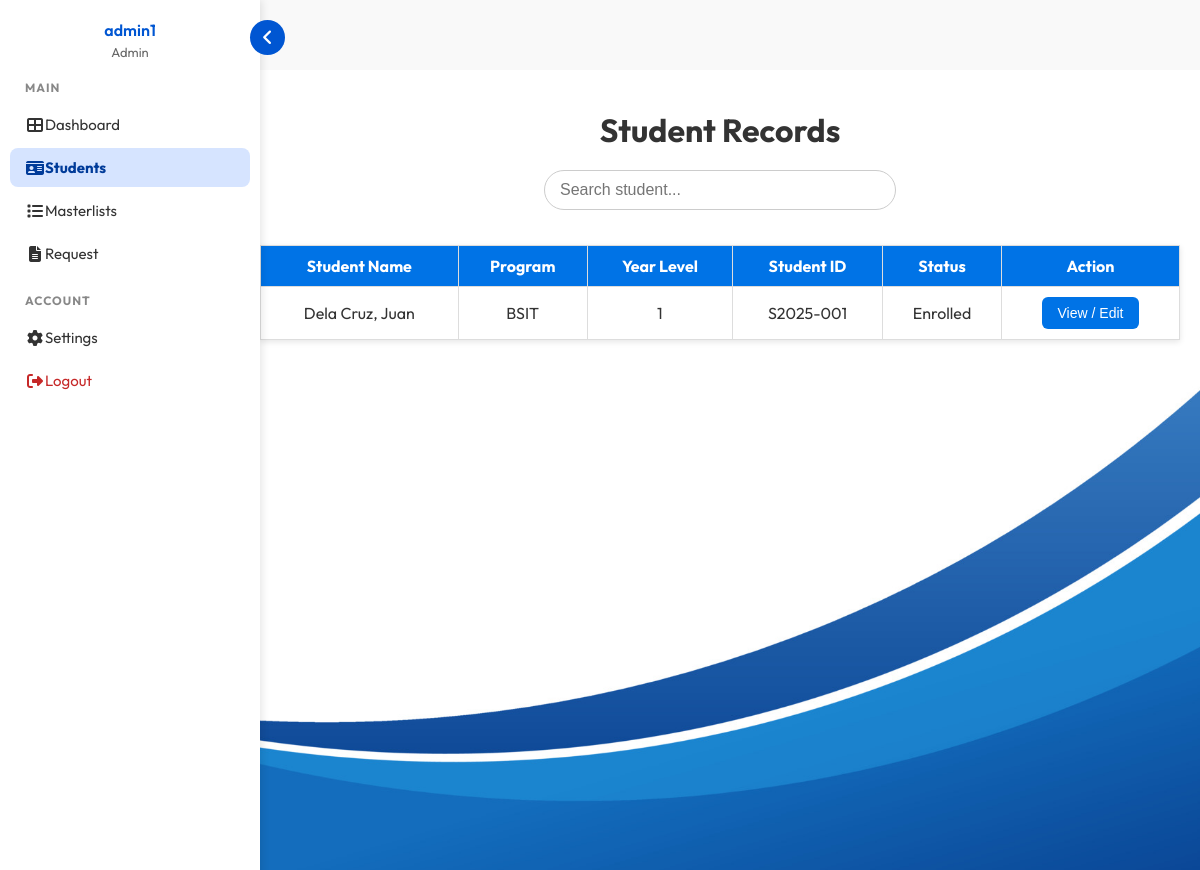
Page /staff/StudentInfo.php (signed in) on the earlier database version.
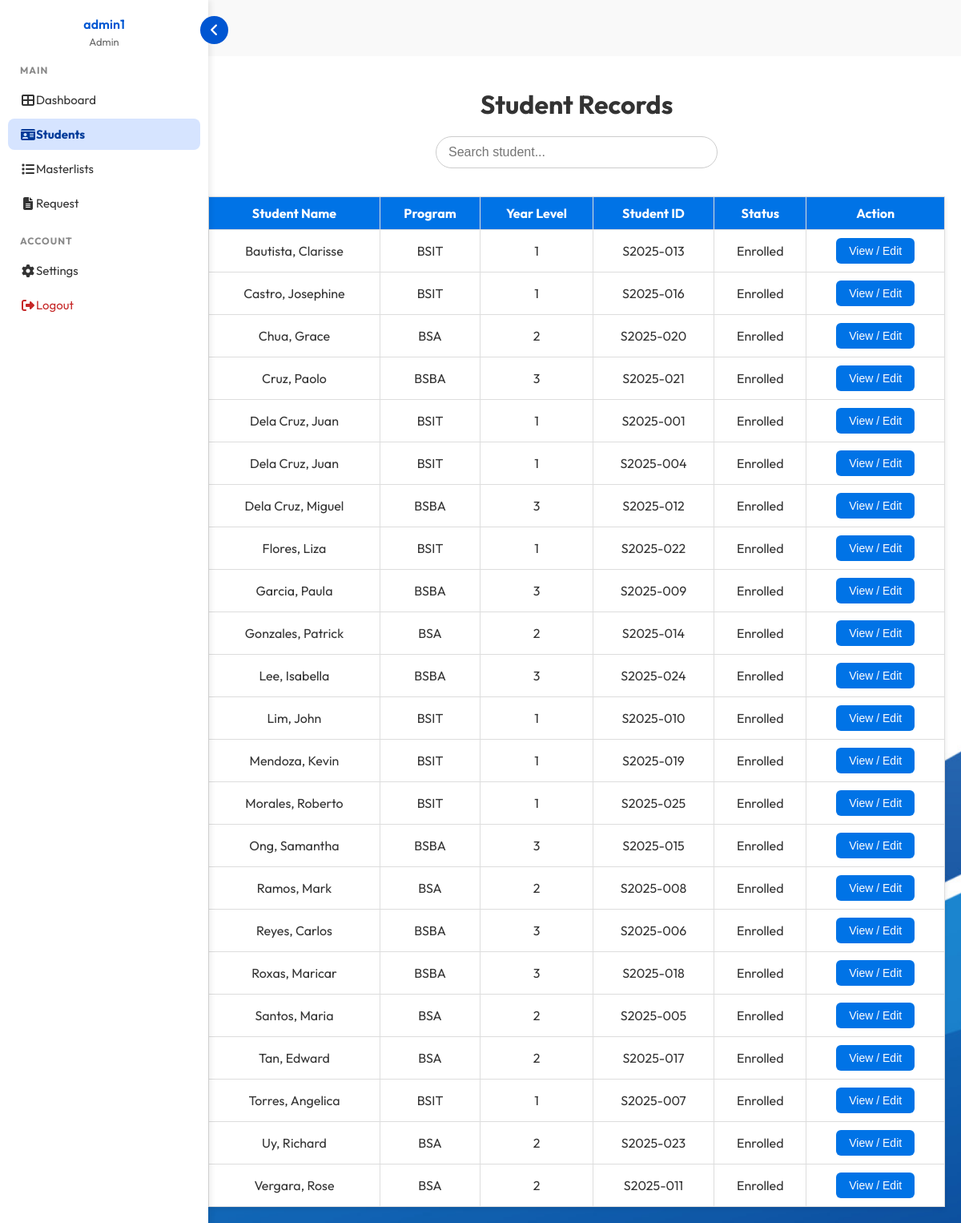
Same page on the later database version.
### tables this page shows
CREATE TABLE `users` (
  `user_id` int(11) NOT NULL,
  `username` varchar(255) DEFAULT NULL,
  `email` varchar(255) NOT NULL,
  `password_hash` text DEFAULT NULL,
  `role_id` int(11) DEFAULT NULL,
  `active` tinyint(1) DEFAULT NULL
);

CREATE TABLE `roles` (
  `role_id` int(11) NOT NULL,
  `name` varchar(255) DEFAULT NULL,
  `description` text DEFAULT NULL
);

CREATE TABLE `guardians` (
  `guardian_id` int(11) NOT NULL,
  `student_id` varchar(255) DEFAULT NULL,
  `name` varchar(255) DEFAULT NULL,
  `relation` varchar(255) DEFAULT NULL,
  `contact_no` varchar(255) DEFAULT NULL,
  `address` text DEFAULT NULL
);

CREATE TABLE `students` (
  `student_id` varchar(255) NOT NULL,
  `first_name` varchar(255) DEFAULT NULL,
  `last_name` varchar(255) DEFAULT NULL,
  `birthdate` date DEFAULT NULL,
  `gender` varchar(255) DEFAULT NULL,
  `program` varchar(255) DEFAULT NULL,
  `year_level` int(11) DEFAULT NULL,
  `student_status` varchar(255) DEFAULT NULL,
  `photo_path` text DEFAULT NULL,
  `date_registered` date DEFAULT NULL,
  `email` varchar(255) DEFAULT NULL,
  `contact_no` varchar(255) DEFAULT NULL
);

### staff/StudentInfo.php (the view, shortened to what this page needs)
<?php
require_once __DIR__ . "/../Database/connection.php";
$res = $conn->query("
  SELECT s.student_id, s.first_name, s.last_name, s.program, s.year_level, s.student_status,
         g.name AS guardian_name, g.contact_no AS guardian_contact, g.address AS guardian_address,
         s.birthdate, s.gender, s.photo_path
  FROM students s
  LEFT JOIN guardians g ON s.student_id = g.student_id
  ORDER BY s.last_name ASC
");
$students = $res->fetch_all(MYSQLI_ASSOC);
?>
<!DOCTYPE html>
<html lang="en">
<head>
  <link rel="stylesheet" href="../components/css/StudentInfo.css">
</head>
<body>
<?php include 'StaffSidenav.php'; ?>
<div class="container">
  <h1>Student Records</h1>
  <div class="search-container">
    <input type="text" id="searchInput" placeholder="Search student...">
  </div>
  <table id="studentsTable">
    <thead>
      <tr>
        <th>Student Name</th>
        <th>Program</th>
        <th>Year Level</th>
        <th>Student ID</th>
        <th>Status</th>
        <th>Action</th>
      </tr>
    </thead>
    <tbody>
      <?php foreach ($students as $s): ?>
        <tr data-student='<?= json_encode($s, JSON_HEX_APOS | JSON_HEX_QUOT) ?>'>
          <td><?= htmlspecialchars($s['last_name'] . ", " . $s['first_name']) ?></td>
          <td><?= htmlspecialchars($s['program']) ?></td>
          <td><?= htmlspecialchars($s['year_level']) ?></td>
          <td><?= htmlspecialchars($s['student_id']) ?></td>
          <td><?= htmlspecialchars($s['student_status']) ?></td>
          <td><button onclick="showDetails(this)">View / Edit</button></td>
        </tr>
      <?php endforeach; ?>
    </tbody>
  </table>
</div>
</body>
</html>

### staff/StaffSidenav.php (shortened to what this page needs)
<?php
  require_once __DIR__ . "/../Database/connection.php";
  $current_page = basename($_SERVER['PHP_SELF']);
  $user_id = $_SESSION['user_id'];
  $stmt = $conn->prepare("
      SELECT u.username, r.name AS role_name
      FROM users u
      JOIN roles r ON u.role_id = r.role_id
      WHERE u.user_id = ?
  ");
  $stmt->bind_param("i", $user_id);
  $stmt->execute();
  $result = $stmt->get_result();
  $user = $result->fetch_assoc();
  $staffName = $user['username'] ?? "Unknown User";
  $staffRole = $user['role_name'] ?? "Unknown Role";
?>
<!DOCTYPE html>
<html lang="en">
<head>
  <link rel="stylesheet" href="https://cdnjs.cloudflare.com/ajax/libs/font-awesome/6.4.0/css/all.min.css">
</head>
<body>
<div class="sidebar" id="sidebar">
 <div class="sidebar-header">
  <h3 class="sidebar-text"><?= htmlspecialchars($staffName) ?></h3>
  <p class="sidebar-text"><?= htmlspecialchars($staffRole) ?></p>
</div>
  <div class="sidebar-section">
    <h4 class="sidebar-text">MAIN</h4>
    <a href="index.php" class="<?= $current_page=='index.php' ? 'active' : '' ?>">
      <i class="fas fa-th-large"></i><span class="sidebar-text">  Dashboard</span>
    </a>
    <a href="StudentInfo.php" class="<?= $current_page=='StudentInfo.php' ? 'active' : '' ?>">
      <i class="fas fa-id-card"></i><span class="sidebar-text">  Students</span>
    </a>
    <a href="Masterlist.php" class="<?= $current_page=='Masterlist.php' ? 'active' : '' ?>">
      <i class="fas fa-list"></i><span class="sidebar-text">  Masterlists</span>
    </a>
    <a href="Request.php" class="<?= $current_page=='Request.php' ? 'active' : '' ?>">
      <i class="fas fa-file-alt"></i><span class="sidebar-text">  Request</span>
    </a>
  </div>
  <div class="sidebar-section">
    <h4 class="sidebar-text">ACCOUNT</h4>
    <a href="#">
      <i class="fas fa-cog"></i><span class="sidebar-text"> Settings</span>
    </a>
    <a href="../Database/logout.php" class="logout">
      <i class="fas fa-sign-out-alt"></i><span class="sidebar-text"> Logout</span>
    </a>
  </div>
</div>
<button class="toggle-btn" id="toggleBtn">
  <i class="fas fa-angle-left"></i>
</button>
</body>
</html>

### components/css/StudentInfo.css (style rules this page uses)
body { margin: 0; font-family: 'Outfit', sans-serif; background: #f9f9f9; color: #333; min-height: 100vh; display: flex; flex-direction: column; padding-top: 70px; }
.container { flex: 1; padding: 20px; display: flex; flex-direction: column; align-items: center; margin-left: 240px; transition: margin-left 0.3s ease, filter 0.3s ease; background-image: url("../img/bg.jpg"); background-size: cover; background-position: center; }
h1 { text-align: center; margin: 20px 0; }
table { width: 100%; max-width: 1200px; border-collapse: collapse; background: white; box-shadow: 0 2px 6px rgba(0,0,0,0.1); margin-top: 20px; }
th, td { border: 1px solid #ddd; padding: 10px; text-align: center; }
th { background: #0073e6; color: white; }
button { padding: 8px 16px; background: #0073e6; color: white; border: none; border-radius: 6px; cursor: pointer; font-size: 14px; transition: background 0.2s ease, transform 0.1s ease; }
.search-container { text-align: center; margin-bottom: 15px; }
#searchInput { padding: 10px 15px; width: 320px; border: 1px solid #ccc; border-radius: 25px; font-size: 16px; outline: none; transition: 0.3s; }

### staff/StaffSidenav.php (style rules this page uses)
body { margin: 0; font-family: 'Outfit', sans-serif; background: #f9f9f9; color: #333; display: flex; }
.sidebar { position: fixed; left: 0; top: 0; height: 100%; width: 240px; background: #fff; color: #333; box-shadow: 2px 0 8px rgba(0,0,0,0.1); padding: 20px 10px; transition: width 0.3s ease; overflow-y: auto; z-index: 1000; }
.sidebar-header { text-align: center; margin-bottom: 20px; }
.sidebar-header h3 { margin: 0; font-size: 16px; font-weight: 600; color: #0056d2; }
.sidebar-header p { font-size: 13px; color: #666; margin: 4px 0 0; }
.sidebar-section { margin-bottom: 20px; }
.sidebar-section h4 { margin: 10px 15px; font-size: 12px; text-transform: uppercase; color: #888; letter-spacing: 1px; }
.sidebar a { display: flex; align-items: center; text-decoration: none; color: #333; padding: 10px 15px; border-radius: 8px; margin: 4px 0; transition: background 0.3s, color 0.3s; font-size: 15px; }
.sidebar a i { font-size: 16px; width: 20px; text-align: center; }
.sidebar a.active { background: #d6e4ff; color: #003b99; font-weight: bold; }
.sidebar a.logout { color: #c62828; }
.toggle-btn { position: fixed; top: 20px; left: 250px; background: #0056d2; color: white; border: none; padding: 8px 12px; border-radius: 50%; cursor: pointer; transition: left 0.3s ease, transform 0.3s ease; z-index: 1100; }
.toggle-btn i { font-size: 18px; }

Differences in the rows shown:
added students: last_name+first_name "Bautista, Clarisse", program "BSIT", year_level "1", student_id "S2025-013", student_status "Enrolled"
added students: last_name+first_name "Castro, Josephine", program "BSIT", year_level "1", student_id "S2025-016", student_status "Enrolled"
added students: last_name+first_name "Chua, Grace", program "BSA", year_level "2", student_id "S2025-020", student_status "Enrolled"
added students: last_name+first_name "Cruz, Paolo", program "BSBA", year_level "3", student_id "S2025-021", student_status "Enrolled"
added students: last_name+first_name "Dela Cruz, Juan", program "BSIT", year_level "1", student_id "S2025-004", student_status "Enrolled"
added students: last_name+first_name "Dela Cruz, Miguel", program "BSBA", year_level "3", student_id "S2025-012", student_status "Enrolled"
added students: last_name+first_name "Flores, Liza", program "BSIT", year_level "1", student_id "S2025-022", student_status "Enrolled"
added students: last_name+first_name "Garcia, Paula", program "BSBA", year_level "3", student_id "S2025-009", student_status "Enrolled"
added students: last_name+first_name "Gonzales, Patrick", program "BSA", year_level "2", student_id "S2025-014", student_status "Enrolled"
added students: last_name+first_name "Lee, Isabella", program "BSBA", year_level "3", student_id "S2025-024", student_status "Enrolled"
added students: last_name+first_name "Lim, John", program "BSIT", year_level "1", student_id "S2025-010", student_status "Enrolled"
added students: last_name+first_name "Mendoza, Kevin", program "BSIT", year_level "1", student_id "S2025-019", student_status "Enrolled"
added students: last_name+first_name "Morales, Roberto", program "BSIT", year_level "1", student_id "S2025-025", student_status "Enrolled"
added students: last_name+first_name "Ong, Samantha", program "BSBA", year_level "3", student_id "S2025-015", student_status "Enrolled"
added students: last_name+first_name "Ramos, Mark", program "BSA", year_level "2", student_id "S2025-008", student_status "Enrolled"
added students: last_name+first_name "Reyes, Carlos", program "BSBA", year_level "3", student_id "S2025-006", student_status "Enrolled"
added students: last_name+first_name "Roxas, Maricar", program "BSBA", year_level "3", student_id "S2025-018", student_status "Enrolled"
added students: last_name+first_name "Santos, Maria", program "BSA", year_level "2", student_id "S2025-005", student_status "Enrolled"
added students: last_name+first_name "Tan, Edward", program "BSA", year_level "2", student_id "S2025-017", student_status "Enrolled"
added students: last_name+first_name "Torres, Angelica", program "BSIT", year_level "1", student_id "S2025-007", student_status "Enrolled"
added students: last_name+first_name "Uy, Richard", program "BSA", year_level "2", student_id "S2025-023", student_status "Enrolled"
added students: last_name+first_name "Vergara, Rose", program "BSA", year_level "2", student_id "S2025-011", student_status "Enrolled"
